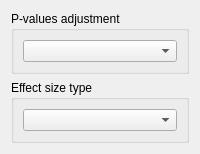
<?xml version="1.0" encoding="UTF-8"?>
<ui version="4.0">
 <author>Anton Rau</author>
 <class>RMAnovaSettingsWidget</class>
 <widget class="QWidget" name="RMAnovaSettingsWidget">
  <layout class="QVBoxLayout" name="verticalLayout">
   <item>
    <widget class="QGroupBox" name="groupBoxPAdjustment">
     <property name="title">
      <string>P-values adjustment</string>
     </property>
     <layout class="QVBoxLayout" name="verticalLayout_7">
      <item>
       <widget class="QComboBox" name="comboBoxPAdjustment"/>
      </item>
     </layout>
    </widget>
   </item>
   <item>
    <widget class="QGroupBox" name="groupBoxEffectSizeType">
     <property name="title">
      <string>Effect size type</string>
     </property>
     <layout class="QVBoxLayout" name="verticalLayout_6">
      <item>
       <widget class="QComboBox" name="comboBoxEffectSizeType"/>
      </item>
     </layout>
    </widget>
   </item>
  </layout>
 </widget>
 <resources>
  <include location="../../../../resources/resources.qrc"/>
 </resources>
 <connections/>
</ui>
